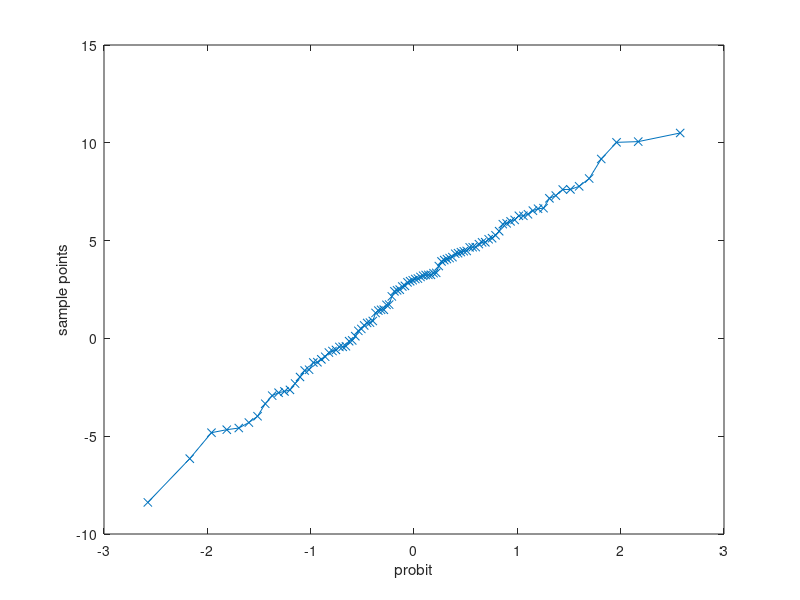
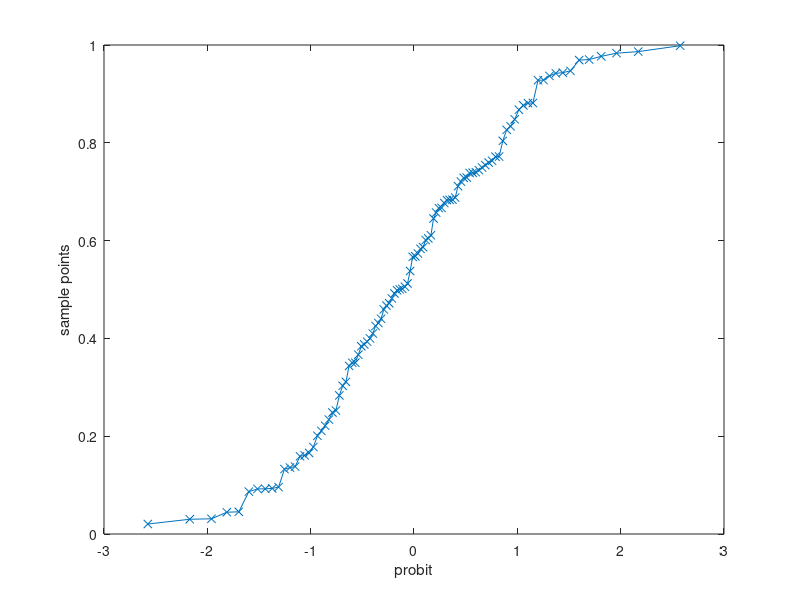
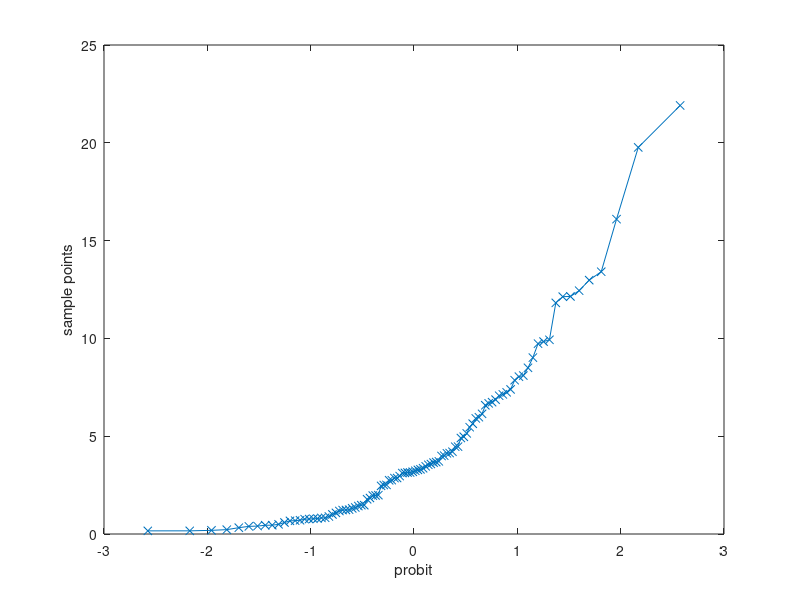
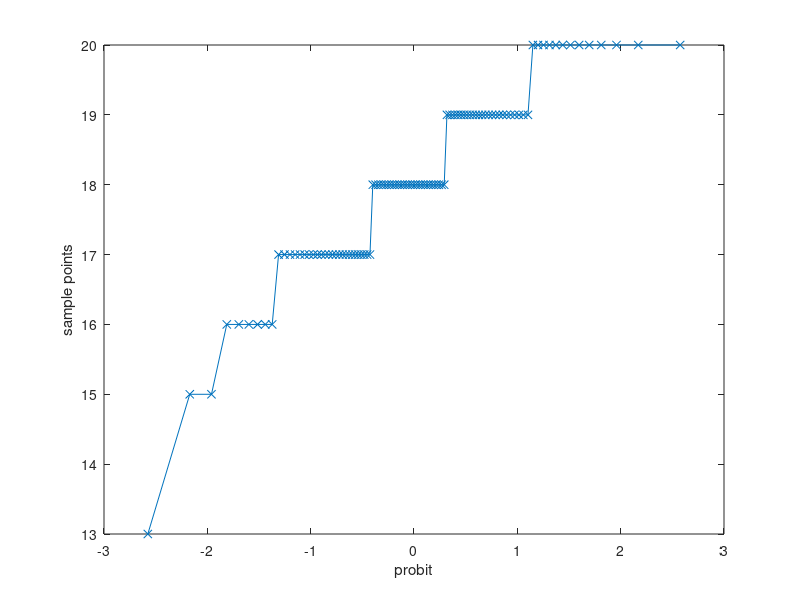

Write the MATLAB code that produced these figures, in order.
%% 1. a)
% i. Compute (P(Y = 5))
binopdf(5, 20, 0.35)

% ii. Compute P(5 <= Y < 15)
% Note that P(5 <= Y < 15) = P(X <= 14) - P(X <= 4) as binomial is
% discrete.
binocdf(14, 20, 0.35) - binocdf(4, 20, 0.35)

% iii. Compute P(5 < Y <= 15)
binocdf(15, 20, 0.35) - binocdf(5, 20, 0.35)

% iv. Compute P(Y \in {1, 5, 9, 17})
sum(binopdf([1 5 9 17], 20, 0.35))

% v. Compute P(Y \notin {5, 13, 16})
1 - sum(binopdf([5 13 16], 20, 0.35))

%% 1. b)
% Y ~ Bin(10, 1/5). Y => question correct
% i. all 10 questions correct
binopdf(10, 10, 1/5)
% equivalent to
nchoosek(10, 10) * (1/5)^(10)

% ii. at least 5 questions correct
sum(binopdf([1 2 3 4 5], 10, 1/5))

% iii. 3 quizzes, 5/10 on at least one quiz
1 - (1 - sum(binopdf([1 2 3 4 5], 10, 1/5)))^3

%% 2. a) poisspdf/poisscdf
% i. For Q ~ P(7), compute P(Q <= 3)
poisscdf(3, 7)

% ii. Compute P(Q < 3)
poisscdf(3, 7)

% iii. P((Q = 19) \or (Q = 20))
poisspdf(19, 7) + poisspdf(20, 7)

% iv. P(Q > 0)
1 - poisspdf(0, 7)

%% 2. b) poisspdf/poisscdf
% i. For Q ~ P(1), compute P(Q >= 2)
1 - poisscdf(2, 1)

% ii. How many cubic light-years of space must be studied such that the
% probability of one or more stars exceeds 0.95? 

% i don't know

%% 3. a) unifpdf/unifcdf
% i. For X ~ U[-1, 1], find P(X < 0)
unifcdf(0, -1, 1)

% ii. P(X <= 0)
unifcdf(0, -1, 1)

% iii. P(-0.9 <= X <= 0.8)
unifcdf(0.8, -1, 1) - unifcdf(-0.9, -1, 1)

% iv. x such that P(-x <= X <= x) = 0.9 
% unifcdf(x, -1, 1) - unifcdf(-x, -1, 1) = 0.9
% (x - 1)/2 - (-x - 1)/2 = 0.9
% x - 1 + x + 1 = 1.8
% 2x = 1.8
% x = 0.9
unifcdf(0.9, -1, 1) - unifcdf(-0.9, -1, 1) % = 0.9

%% 3. b)
% X ~ U[0.205, 0.215]
% P(X > 0.2125)
1 - unifcdf(0.2125, 0.205, 0.215)

% 1 - P(X > x) = 0.1, find x
% 1 - (x-0.205)/(0.01) = 0.1
% 0.01 - x + 0.205 = 0.001
% x = 0.214
1 - unifcdf(0.214, 0.205, 0.215) % = 0.1

%% 4. a) exppdf/expcdf
% W ~ Exp(2)
% i. P(W <= 2)
expcdf(2, 2)

% ii. P(W < 2) 
expcdf(2, 2)

% iii. P(10 < W < 13)
expcdf(13, 2) - expcdf(10, 2)

% iv. P(W > -5)
% 1

%% 4. b) exppdf/expcdf/expinv
% T ~ Exp(1/0.0003)
% i. P(T >= 10000)

% ii. P(T <= 7000)

% iii. 95% of the fans will last for at least which amount of time?
expinv(0.95, 1/0.0003)

%% 5. a) normpdf/normcdf/norminv
% Z ~ N(0, 1)
% i. Compute P(-1 < Z < 1)
normcdf(1, 0, 1) - normcdf(-1, 0, 1)

% ii. P(-2 < Z < 2)

% iii. P(-3 < Z < 3)

% iv. Comment on i, ii, iii
% The probabilities output the 68-95-99 rule.

% vi. 


%% 5. b) normpdf/normcdf/norminv
%

%% 6.a) qqplot
% For every following distribution, generate a random sample of size 
% n = 100, construct a normal quantile plot for this sample, and comment on
% how close the data are to normal

n = 100;
% i. N(3, 4)
x = normrnd(3, 4, n, 1);
qqplot(x)

% ii. U[0, 1]
figure
x = unifrnd(0, 1, n, 1);
qqplot(x)

% iii. Exp(4)
figure 
x = exprnd(4, n, 1);
qqplot(x)

% iv. Bin(20, 0.9)
figure 
x = binornd(20, 0.9, n, 1);
qqplot(x)

% v. P(9)
figure 
x = poissrnd(9, n, 1);
qqplot(x)

%% 7. disttool
